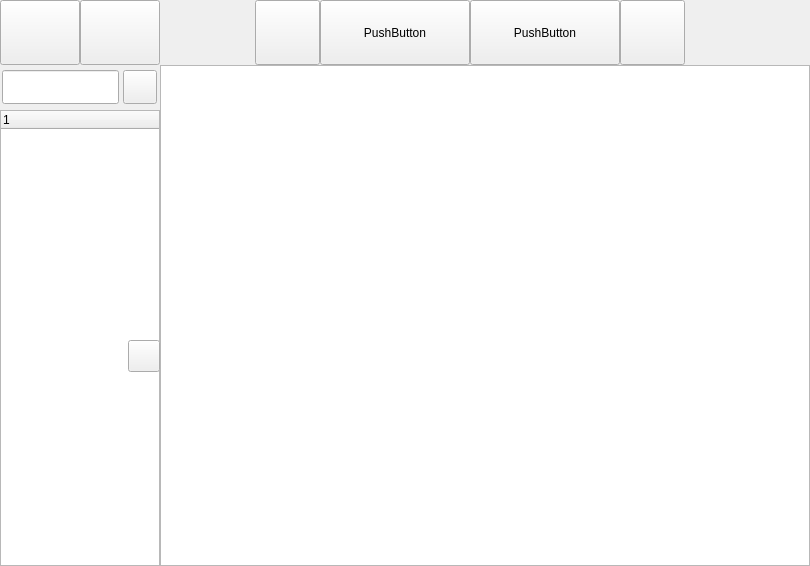
<?xml version="1.0" encoding="UTF-8"?>
<ui version="4.0">
 <class>CDAY</class>
 <widget class="QWidget" name="CDAY">
  <property name="geometry">
   <rect>
    <x>0</x>
    <y>0</y>
    <width>810</width>
    <height>566</height>
   </rect>
  </property>
  <property name="windowTitle">
   <string>Form</string>
  </property>
  <widget class="QLineEdit" name="SearchData">
   <property name="geometry">
    <rect>
     <x>2</x>
     <y>70</y>
     <width>117</width>
     <height>34</height>
    </rect>
   </property>
  </widget>
  <widget class="QLabel" name="Label_Left">
   <property name="geometry">
    <rect>
     <x>160</x>
     <y>0</y>
     <width>95</width>
     <height>65</height>
    </rect>
   </property>
   <property name="text">
    <string/>
   </property>
  </widget>
  <widget class="QPushButton" name="Qpbtn_Left">
   <property name="geometry">
    <rect>
     <x>255</x>
     <y>0</y>
     <width>65</width>
     <height>65</height>
    </rect>
   </property>
   <property name="text">
    <string/>
   </property>
  </widget>
  <widget class="QPushButton" name="Qpbtn_Right">
   <property name="geometry">
    <rect>
     <x>620</x>
     <y>0</y>
     <width>65</width>
     <height>65</height>
    </rect>
   </property>
   <property name="text">
    <string/>
   </property>
  </widget>
  <widget class="QLabel" name="Label_Right">
   <property name="geometry">
    <rect>
     <x>685</x>
     <y>0</y>
     <width>125</width>
     <height>65</height>
    </rect>
   </property>
   <property name="text">
    <string/>
   </property>
  </widget>
  <widget class="QTableWidget" name="DaytableWidget">
   <property name="geometry">
    <rect>
     <x>160</x>
     <y>65</y>
     <width>650</width>
     <height>501</height>
    </rect>
   </property>
  </widget>
  <widget class="QTreeWidget" name="Day_treeWidget">
   <property name="enabled">
    <bool>true</bool>
   </property>
   <property name="geometry">
    <rect>
     <x>0</x>
     <y>110</y>
     <width>160</width>
     <height>456</height>
    </rect>
   </property>
   <column>
    <property name="text">
     <string notr="true">1</string>
    </property>
   </column>
  </widget>
  <widget class="QPushButton" name="QpbtnLead">
   <property name="geometry">
    <rect>
     <x>80</x>
     <y>0</y>
     <width>80</width>
     <height>65</height>
    </rect>
   </property>
   <property name="text">
    <string/>
   </property>
  </widget>
  <widget class="QPushButton" name="QpbtnSearch">
   <property name="geometry">
    <rect>
     <x>123</x>
     <y>70</y>
     <width>34</width>
     <height>34</height>
    </rect>
   </property>
   <property name="text">
    <string/>
   </property>
  </widget>
  <widget class="QPushButton" name="QpbtnBack">
   <property name="geometry">
    <rect>
     <x>0</x>
     <y>0</y>
     <width>80</width>
     <height>65</height>
    </rect>
   </property>
   <property name="text">
    <string/>
   </property>
  </widget>
  <widget class="QPushButton" name="QpbtnStretching">
   <property name="geometry">
    <rect>
     <x>128</x>
     <y>340</y>
     <width>32</width>
     <height>32</height>
    </rect>
   </property>
   <property name="text">
    <string/>
   </property>
  </widget>
  <widget class="QPushButton" name="Button_Year">
   <property name="geometry">
    <rect>
     <x>320</x>
     <y>0</y>
     <width>150</width>
     <height>65</height>
    </rect>
   </property>
   <property name="text">
    <string>PushButton</string>
   </property>
  </widget>
  <widget class="QPushButton" name="Button_Month">
   <property name="geometry">
    <rect>
     <x>470</x>
     <y>0</y>
     <width>150</width>
     <height>65</height>
    </rect>
   </property>
   <property name="text">
    <string>PushButton</string>
   </property>
  </widget>
  <zorder>DaytableWidget</zorder>
  <zorder>Day_treeWidget</zorder>
  <zorder>QpbtnLead</zorder>
  <zorder>QpbtnSearch</zorder>
  <zorder>QpbtnBack</zorder>
  <zorder>SearchData</zorder>
  <zorder>Label_Left</zorder>
  <zorder>Qpbtn_Left</zorder>
  <zorder>Qpbtn_Right</zorder>
  <zorder>Label_Right</zorder>
  <zorder>QpbtnStretching</zorder>
  <zorder>Button_Year</zorder>
  <zorder>Button_Month</zorder>
 </widget>
 <resources/>
 <connections/>
</ui>
